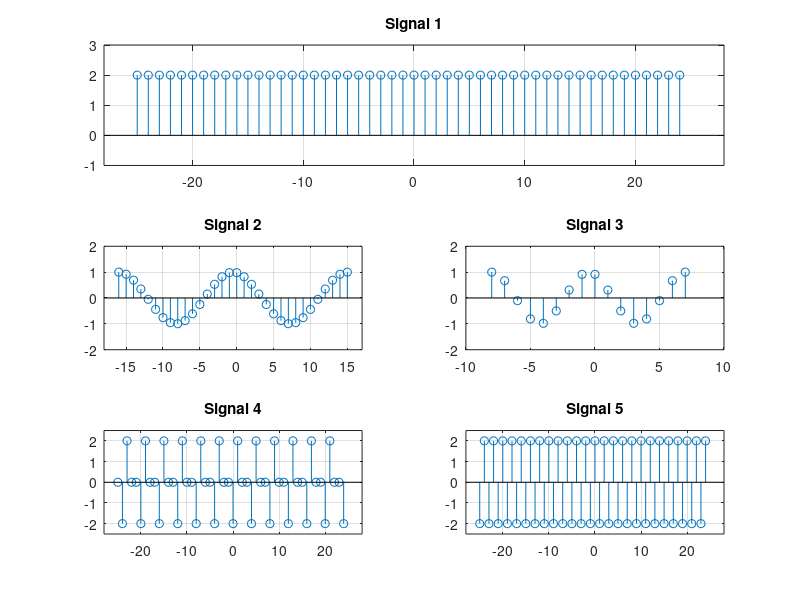

Reproduce this figure in MATLAB.
clc; clear all; close all;
%signal 1
x1=[];
for i1=1:50
    x1=[x1,2];
end
n1=-25:24
subplot(3,1,1);stem(n1,x1)
title('Signal 1')
axis([-28 28 -1 3])
grid on;
%signal 2
t2=linspace(0,4*pi,32);
x2=cos(t2);
n2=-16:15
subplot(3,2,3);stem(n2,x2)
title('Signal 2')
axis([-18 17 -2 2])
grid on;
%signal 3
t3=linspace(0,4*pi,16);
x3=cos(t3);
n3=-8:7
subplot(3,2,4);stem(n3,x3)
axis([-10 10 -2 2])
title('Signal 3')
grid on;
%signal 4
for i4=1:2:50
    x4(1,i4)=0;
end
for i4=2:4:50
    x4(1,i4)=-2;
end
for i4=3:4:50
    x4(1,i4)=2;
end
n4=-25:24
subplot(3,2,5);stem(n4,x4)
title('Signal 4')
axis([-28 28 -2.5 2.5])
grid on;
%signal 5
for i5=1:2:50
    x5(1,i5)=-2;
end
for i5=2:2:50
    x5(1,i5)=2;
end
n5=-25:24
subplot(3,2,6);stem(n5,x5)
title('Signal 5')
axis([-28 28 -2.5 2.5])
grid on;